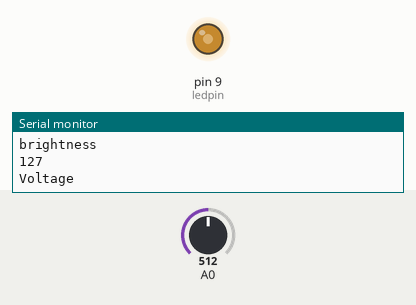
Recording of a sketch running on a simulated Arduino Uno, built with avr-gcc and run on an emulated ATmega328P. Shown: output pins drawn as LEDs (lit = HIGH), the last lines printed to the serial monitor. The inputs (shaded band) are chosen by the test bench; at power-on: A0 = 512.

Above: at 1.2 s.
1.3 s: A0 set to 106
At 2.4 s:
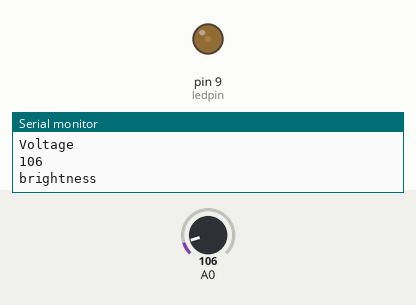
2.8 s: A0 set to 88
At 3.4 s:
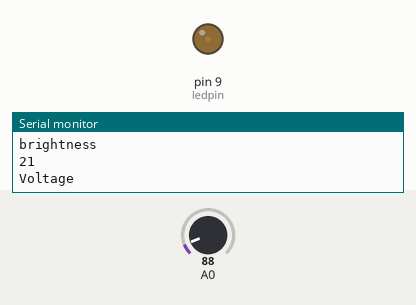
5.8 s: A0 set to 1023
At 6.5 s:
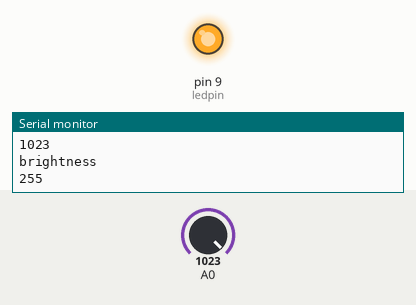
7.3 s: A0 set to 988
At 8.5 s:
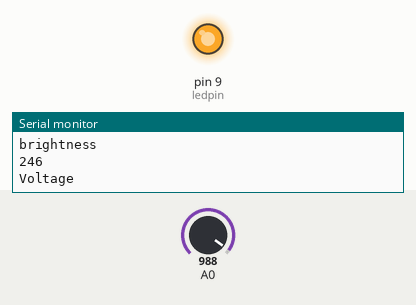
8.8 s: A0 set to 716
At 9.2 s:
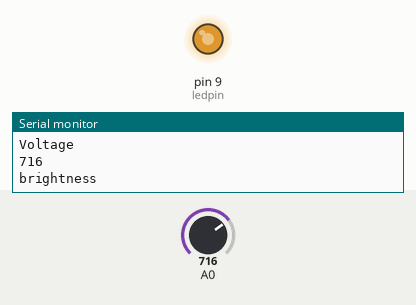
10.3 s: A0 set to 511
At 10.9 s:
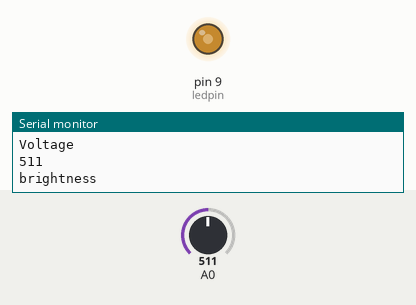
Timing chart, 0 to 13.3 s (numbered marks = the images above; inputs shaded):
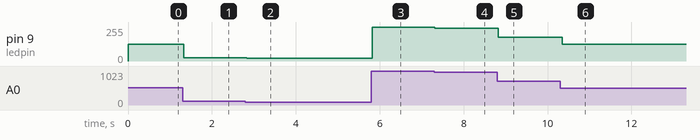

The sketch:

LED_Dimming.ino
```cpp
int ledpin = 9;

void setup() {
  // put your setup code here, to run once:
  Serial.begin(9600);
  pinMode(9,OUTPUT);

}

void loop() {
  // put your main code here, to run repeatedly:
  int Voltage = analogRead(A0);
  Serial.println("Voltage");
  Serial.println(Voltage);

  int brightness = map(Voltage,0,1023,0,255);
  analogWrite(ledpin,brightness);
  Serial.println("brightness");
  Serial.println(brightness);

}
```

Measured:
- after the input at 1.3 s, pin 9 (ledpin): 127/255 → 26/255 at once
- after the input at 2.8 s, pin 9 (ledpin): 26/255 → 21/255 at once
- after the input at 5.8 s, pin 9 (ledpin): 21/255 → 255/255 at once
- after the input at 7.3 s, pin 9 (ledpin): 255/255 → 246/255 at once
- after the input at 8.8 s, pin 9 (ledpin): 246/255 → 178/255 at once
- after the input at 10.3 s, pin 9 (ledpin): 178/255 → 127/255 after 0.05 s
